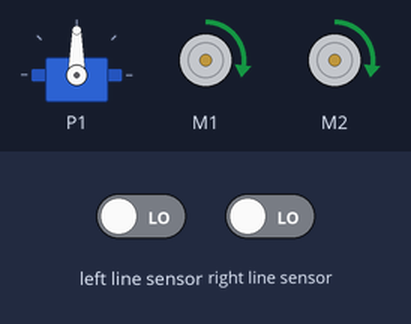
Recording of a program running on a simulated BBC micro:bit (MakeCode). Shown: servo, 2 × DC motor (green arrow = forward, orange = backward, longer = faster). The inputs (shaded band) are chosen by the test bench; at power-on: left line sensor LOW, right line sensor LOW.

Above: at 5.0 s.
5.1 s: left line sensor driven HIGH
At 5.5 s:
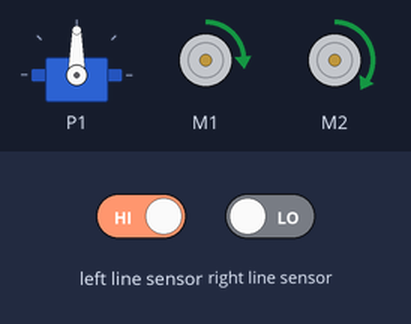
6.6 s: right line sensor driven HIGH
At 7.1 s:
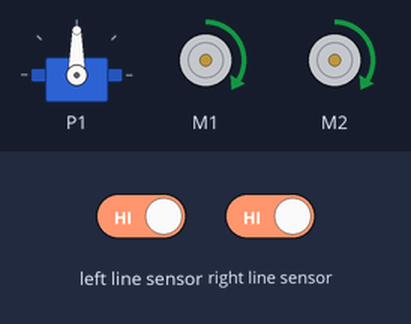
8.1 s: left line sensor driven LOW
At 9.3 s:
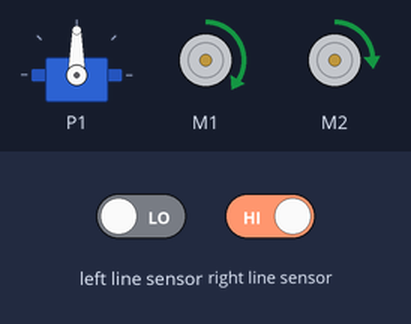
9.6 s: right line sensor driven LOW
At 10.3 s:
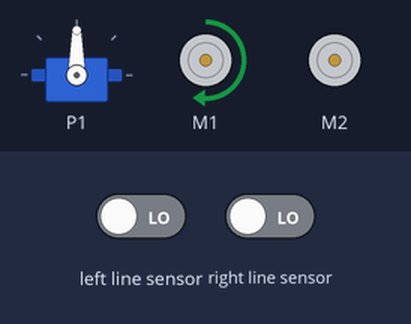
Timing chart, 0 to 12.6 s (numbered marks = the images above; inputs shaded):
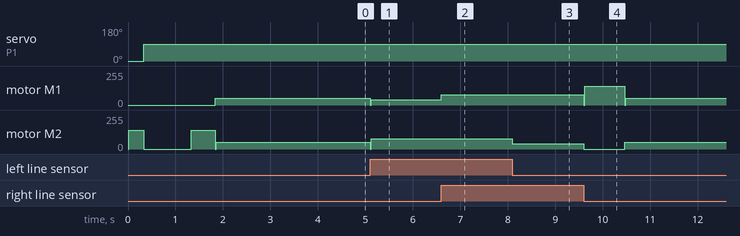

The program:

main.ts
```typescript
/**
 * prava ciara
 */
function goToRightLine () {
    cuteBot.motors(25, 25)
    basic.pause(100)
    cuteBot.motors(0, 0)
    basic.pause(200)
    turn(220)
    goForwardUntilLine()
    basic.pause(250)
    followLineUntilWhiteSpace()
}
function goToMiddleLine () {
    basic.pause(200)
    turn(100)
    cuteBot.motors(35, 35)
    basic.pause(250)
    followLineUntilWhiteSpace()
}
function followLineUntilWhiteSpace () {
    cuteBot.motors(30, 30)
    while (!(cuteBot.tracking(cuteBot.TrackingState.L_R_unline))) {
        if (cuteBot.tracking(cuteBot.TrackingState.L_unline_R_line)) {
            cuteBot.motors(30, 15)
        } else if (cuteBot.tracking(cuteBot.TrackingState.L_line_R_unline)) {
            cuteBot.motors(15, 30)
        } else {
            cuteBot.motors(30, 30)
        }
    }
    cuteBot.motors(0, 0)
}
function goForwardUntilLine () {
    cuteBot.motors(20, 20)
    while (cuteBot.tracking(cuteBot.TrackingState.L_R_unline)) {

    }
    cuteBot.motors(0, 0)
}
/**
 * lava ciara
 */
function goToLeftLine () {
    cuteBot.motors(25, 25)
    basic.pause(100)
    cuteBot.motors(0, 0)
    basic.pause(200)
    turn(50)
    goForwardUntilLine()
    basic.pause(250)
    followLineUntilWhiteSpace()
}
function returnBackToStartOfLine () {
    turn(260)
    goForwardUntilLine()
    followLineUntilWhiteSpace()
}
function turnToPickupTrash () {
    turn(-100)
    servos.P1.setAngle(90)
    basic.pause(1000)
    turn(-150)
    goForwardUntilLine()
    followLineUntilWhiteSpace()
    returnBackToStartOfLine()
}
function turn (deg: number) {
    if (deg > 0) {
        cuteBot.motors(55, 0)
        basic.pause(deg / 45 * 150)
    } else {
        cuteBot.motors(0, 55)
        basic.pause(deg * -1 / 45 * 150)
    }
    cuteBot.motors(0, 0)
}
servos.P1.setAngle(0)
followLineUntilWhiteSpace()
turnToPickupTrash()
basic.pause(500)
goToRightLine()
basic.pause(2000)
servos.P1.setAngle(0)
returnBackToStartOfLine()
turn(-150)
goForwardUntilLine()
followLineUntilWhiteSpace()
```

test.ts
```typescript
// sem patria testy; keď sa tento balík použije ako rozšírenie, nebudú sa kompilovať.
```

Measured:
- after the input at 5.1 s, motor M1: forward 51/255 → forward 38/255 at once; motor M2: forward 51/255 → forward 76/255 at once
- after the input at 6.6 s, motor M1: forward 38/255 → forward 76/255 at once
- after the input at 8.1 s, motor M2: forward 76/255 → forward 38/255 at once
- after the input at 9.6 s, motor M1: forward 76/255 → forward 140/255 at once, → forward 51/255 0.87 s later; motor M2: forward 38/255 → stopped at once, → forward 51/255 0.87 s later
